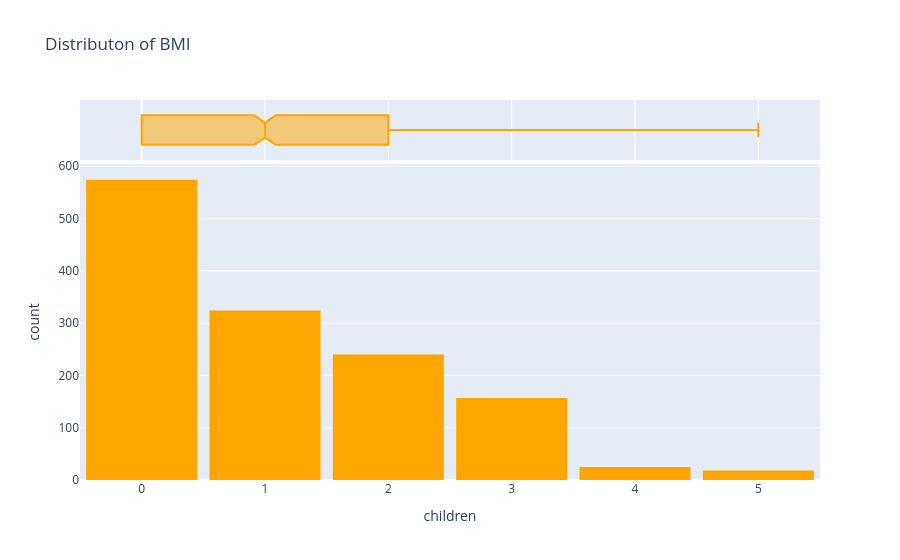

Notebook cell for this chart:
### Markdown cell above
## `3.6. Childrens`

### Code cell
fig = px.histogram(medical_df,x='children',marginal='box',color_discrete_sequence=['orange'],title='Distributon of BMI')

# By add marginal='box' it will gives us a box plot alog with histogram

fig.update_layout(bargap=0.1)
fig.show()

### Figure 1 — Plotly figure (JSON) as saved in the notebook; plotly's stock layout.template omitted (floating-point values rounded to 4 significant figures; data arrays with more than 128 entries replaced by an {"elided": "..."} marker saying what was removed)
{"data": [{"bingroup": "x", "hovertemplate": "children=%{x}<br>count=%{y}<extra></extra>", "legendgroup": "", "marker": {"color": "orange", "pattern": {"shape": ""}}, "name": "", "orientation": "v", "showlegend": false, "type": "histogram", "x": {"elided": "1338 int values"}, "xaxis": "x", "yaxis": "y"}, {"hovertemplate": "children=%{x}<extra></extra>", "legendgroup": "", "marker": {"color": "orange"}, "name": "", "notched": true, "showlegend": false, "type": "box", "x": {"elided": "1338 int values"}, "xaxis": "x2", "yaxis": "y2"}], "layout": {"bargap": 0.1, "barmode": "relative", "legend": {"tracegroupgap": 0}, "title": {"text": "Distributon of BMI"}, "xaxis": {"anchor": "y", "domain": [0, 1], "title": {"text": "children"}}, "xaxis2": {"anchor": "y2", "domain": [0, 1], "matches": "x", "showgrid": true, "showticklabels": false}, "yaxis": {"anchor": "x", "domain": [0, 0.8316], "title": {"text": "count"}}, "yaxis2": {"anchor": "x2", "domain": [0.8416, 1], "matches": "y2", "showgrid": false, "showline": false, "showticklabels": false, "ticks": ""}}}
